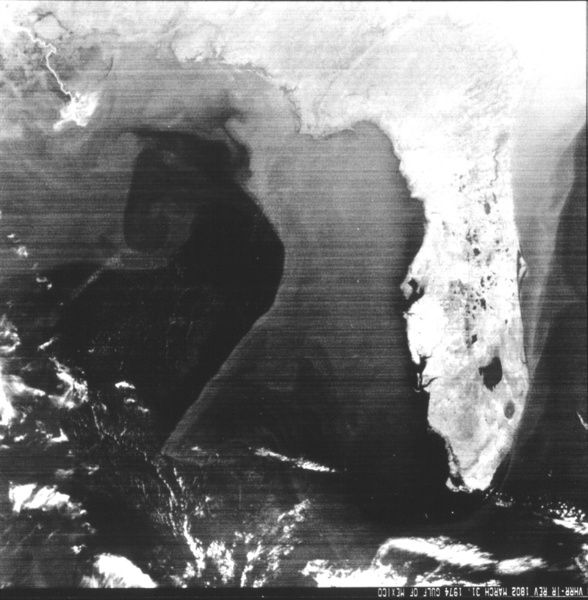
#> input picture Low Pass Filter/Example3_img.jpg, 588 x 600 px, found by its file name
$ python Example3.py
#> lines starting #> are read from the running program, lines starting #| are printed output that depends on the picture
### Low Pass Filter/Gaussian.py
import cv2
import numpy as np
from matplotlib import pyplot as plt


# [17 lines left out: function main, not called in this run]


def GLPF(img, r):

    dft = cv2.dft(np.float32(img), flags=cv2.DFT_COMPLEX_OUTPUT)
    dft_shift = np.fft.fftshift(dft)
    row, col = img.shape
    nrow, ncol = int(row / 2), int(col / 2)
    center = [nrow, ncol]
    f = np.zeros((row, col, 2), np.float32)
    for x in range(row):
        for y in range(col):
            D = np.sqrt(np.power(x - center[0], 2) + np.power(y - center[1], 2))
            f[x, y] = np.exp(-np.power(D, 2) / (2 * np.power(r, 2)))
    new_shift = dft_shift * f
    ishift = np.fft.ifftshift(new_shift)
    new_img = cv2.idft(ishift)
    new_img = cv2.magnitude(new_img[:, :, 0], new_img[:, :, 1])
    return new_img


# [2 lines that do not run on import are left out]

### Low Pass Filter/Example3.py
'''The following image is illustrative of remotely sensed images in which sensors have the tendency to produce pronounced scan lines along the direction in which the scene is being scanned.
Lowpass filtering is a crude but simple way to reduce the effect of these lines.'''
import cv2
import numpy as np
from matplotlib import pyplot as plt
from Gaussian import GLPF


def main():
    img = cv2.imread("Low Pass Filter/Example3_img.jpg", 0)
#> img is the input picture: shape (600, 588); min 31, max 255, mean 120.5
    new_img1 = GLPF(img, 30)
#> in GLPF, `new_img = cv2.magnitude(new_img[:, :, 0], new_img[:, :, 1])`:
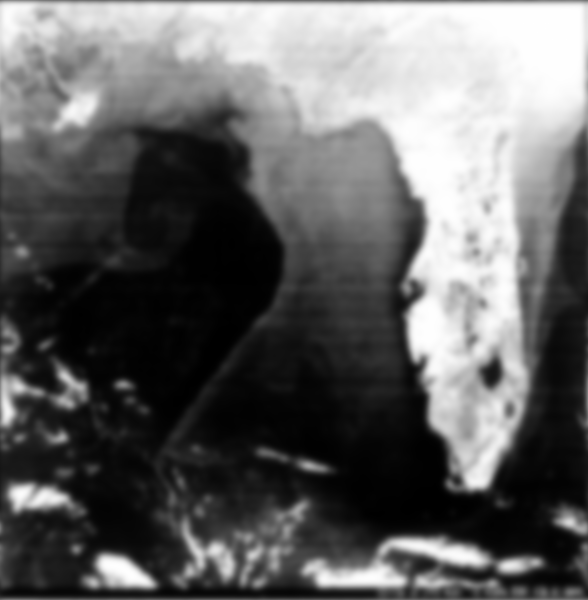
#> new_img: shape (600, 588) float32; min 12472029, max 89964024, mean 42504844; drawn with min black and max white
    new_img2 = GLPF(img, 10)
#> call 2 of GLPF, with r = 10
#> in GLPF (call 2), `new_img = cv2.magnitude(new_img[:, :, 0], new_img[:, :, 1])`:
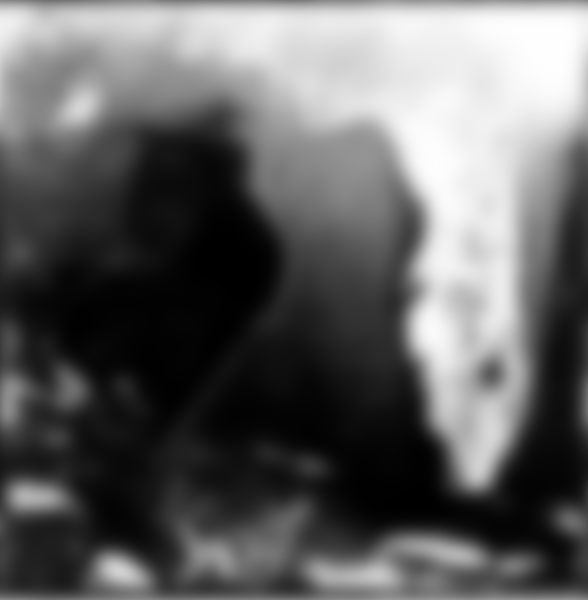
#> new_img: shape (600, 588) float32; min 12726065, max 89958256, mean 42504848; drawn with min black and max white
    fig = plt.figure(figsize=(10, 10))
    ax1 = fig.add_subplot(1, 3, 1); ax1.imshow(img, cmap="gray"); ax1.title.set_text("Image"); ax1.axis('off')
    ax2 = fig.add_subplot(1, 3, 2); ax2.imshow(new_img1, cmap="gray"); ax2.title.set_text("30 radii"); ax2.axis('off')
    ax3 = fig.add_subplot(1, 3, 3); ax3.imshow(new_img2, cmap="gray"); ax3.title.set_text("10 radii"); ax3.axis('off')
    plt.show()
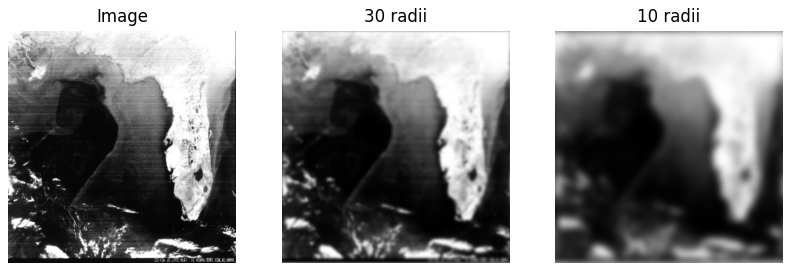
#> figure drawn by matplotlib, 3 panels


if __name__ == '__main__':
    main()

$ run again, with Low Pass Filter/Example1_img.jpg copied over Low Pass Filter/Example3_img.jpg
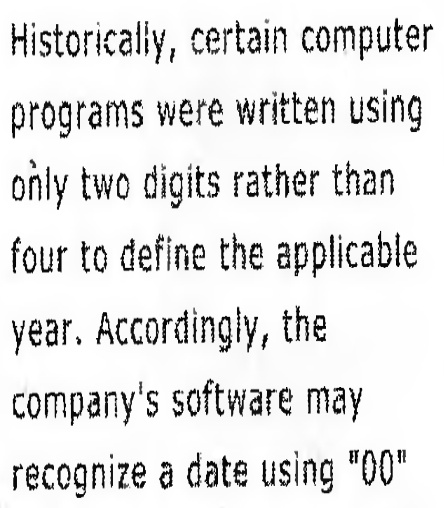
#> input picture Low Pass Filter/Example1_img.jpg, 444 x 508 px, found by its file name
#> in main, img is the input picture: shape (508, 444); min 0, max 255, mean 227.6
#> in GLPF (call 2), `new_img = cv2.magnitude(new_img[:, :, 0], new_img[:, :, 1])`:
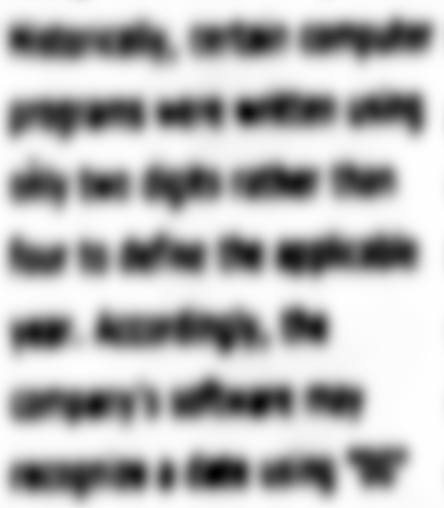
#> new_img: shape (508, 444) float32; min 35237132, max 57515244, mean 51345188; drawn with min black and max white
#> in main, `plt.show()`:
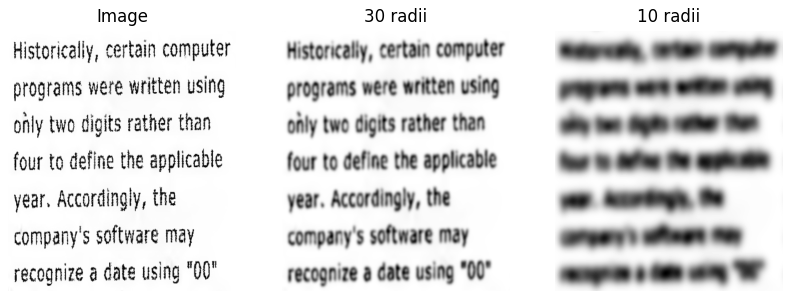
#> figure drawn by matplotlib, 3 panels

$ run again, with Low Pass Filter/Example2_img.jpg copied over Low Pass Filter/Example3_img.jpg
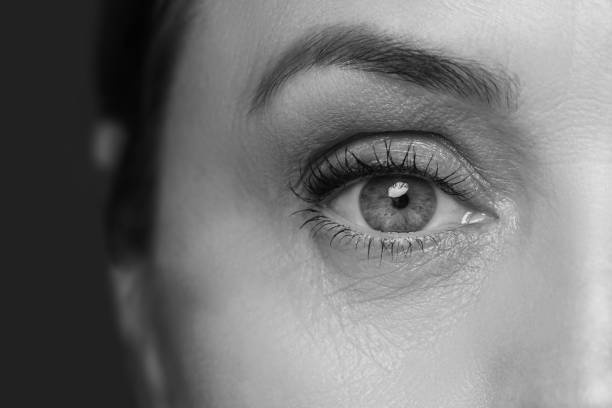
#> input picture Low Pass Filter/Example2_img.jpg, 612 x 408 px, found by its file name
#> in main, img is the input picture: shape (408, 612); min 3, max 240, mean 116.4
#> in GLPF (call 2), `new_img = cv2.magnitude(new_img[:, :, 0], new_img[:, :, 1])`:
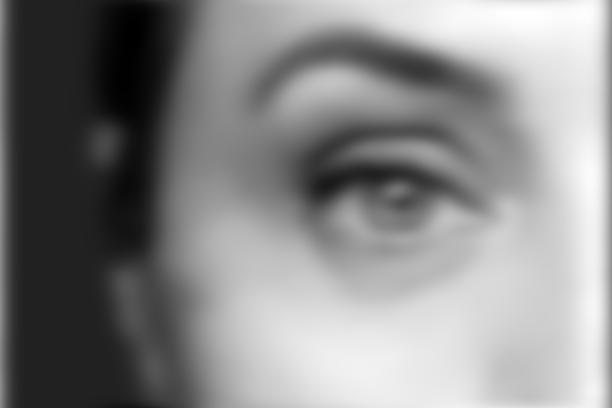
#> new_img: shape (408, 612) float32; min 1536741.9, max 53003128, mean 29054192; drawn with min black and max white
#> in main, `plt.show()`:
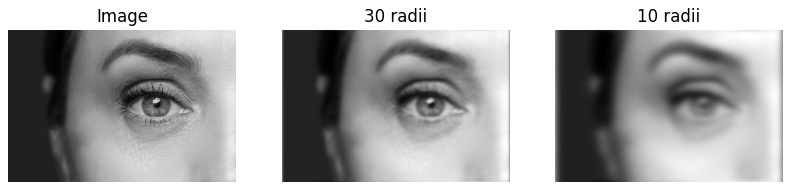
#> figure drawn by matplotlib, 3 panels
